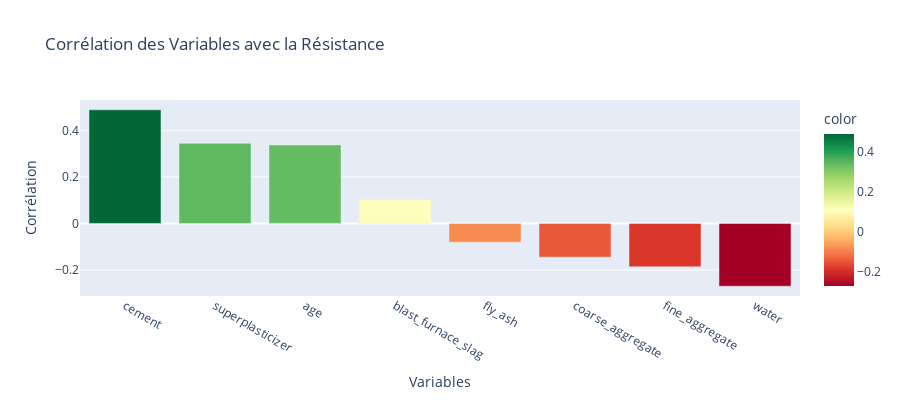

Here is the notebook cell this chart was saved with:
### Code cell
correlations = corr_matrix['concrete_compressive_strength'].sort_values(ascending=False)[1:]
fig4 = px.bar(x=correlations.index, y=correlations.values,
              title='Corrélation des Variables avec la Résistance',
              labels={'x': 'Variables', 'y': 'Corrélation'},
              color=correlations.values,
              color_continuous_scale='RdYlGn')
fig4.update_layout(height=400)
fig4.show()

### Figure 1 — Plotly figure (JSON) as saved in the notebook; plotly's stock layout.template omitted (floating-point values rounded to 4 significant figures)
{"data": [{"alignmentgroup": "True", "hovertemplate": "Variables=%{x}<br>Corrélation=%{y}<br>color=%{marker.color}<extra></extra>", "legendgroup": "", "marker": {"color": [0.4883, 0.3442, 0.3374, 0.1034, -0.08065, -0.1447, -0.1864, -0.2696], "coloraxis": "coloraxis", "pattern": {"shape": ""}}, "name": "", "offsetgroup": "", "orientation": "v", "showlegend": false, "textposition": "auto", "type": "bar", "x": ["cement", "superplasticizer", "age", "blast_furnace_slag", "fly_ash", "coarse_aggregate", "fine_aggregate ", "water"], "xaxis": "x", "y": [0.4883, 0.3442, 0.3374, 0.1034, -0.08065, -0.1447, -0.1864, -0.2696], "yaxis": "y"}], "layout": {"barmode": "relative", "coloraxis": {"colorbar": {"title": {"text": "color"}}, "colorscale": [[0, "rgb(165,0,38)"], [0.1, "rgb(215,48,39)"], [0.2, "rgb(244,109,67)"], [0.3, "rgb(253,174,97)"], [0.4, "rgb(254,224,139)"], [0.5, "rgb(255,255,191)"], [0.6, "rgb(217,239,139)"], [0.7, "rgb(166,217,106)"], [0.8, "rgb(102,189,99)"], [0.9, "rgb(26,152,80)"], [1, "rgb(0,104,55)"]]}, "height": 400, "legend": {"tracegroupgap": 0}, "title": {"text": "Corrélation des Variables avec la Résistance"}, "xaxis": {"anchor": "y", "domain": [0, 1], "title": {"text": "Variables"}}, "yaxis": {"anchor": "x", "domain": [0, 1], "title": {"text": "Corrélation"}}}}
